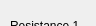
          <widget class="QWidget" name="page_7">
           <property name="geometry">
            <rect>
             <x>0</x>
             <y>0</y>
             <width>96</width>
             <height>26</height>
            </rect>
           </property>
           <attribute name="label">
            <string>Constant resistance dynamic mode</string>
           </attribute>
           <widget class="QDoubleSpinBox" name="val_dcr_duty">
            <property name="geometry">
             <rect>
              <x>130</x>
              <y>130</y>
              <width>121</width>
              <height>32</height>
             </rect>
            </property>
            <property name="suffix">
             <string> %</string>
            </property>
            <property name="decimals">
             <number>4</number>
            </property>
            <property name="minimum">
             <double>0.010000000000000</double>
            </property>
            <property name="maximum">
             <double>100.000000000000000</double>
            </property>
           </widget>
           <widget class="QPushButton" name="btn_dcr_validate">
            <property name="geometry">
             <rect>
              <x>150</x>
              <y>180</y>
              <width>103</width>
              <height>33</height>
             </rect>
            </property>
            <property name="text">
             <string>Validate</string>
            </property>
           </widget>
           <widget class="QLabel" name="label_51">
            <property name="geometry">
             <rect>
              <x>10</x>
              <y>130</y>
              <width>91</width>
              <height>31</height>
             </rect>
            </property>
            <property name="text">
             <string>Duty Cycle</string>
            </property>
           </widget>
           <widget class="QLabel" name="label_52">
            <property name="geometry">
             <rect>
              <x>10</x>
              <y>90</y>
              <width>91</width>
              <height>31</height>
             </rect>
            </property>
            <property name="text">
             <string>Frequency</string>
            </property>
           </widget>
           <widget class="QDoubleSpinBox" name="val_dcr_frequency">
            <property name="geometry">
             <rect>
              <x>130</x>
              <y>90</y>
              <width>121</width>
              <height>32</height>
             </rect>
            </property>
            <property name="suffix">
             <string> Hz</string>
            </property>
            <property name="decimals">
             <number>4</number>
            </property>
            <property name="minimum">
             <double>0.001000000000000</double>
            </property>
            <property name="maximum">
             <double>15000.000000000000000</double>
            </property>
           </widget>
           <widget class="QPushButton" name="btn_dcr_set">
            <property name="geometry">
             <rect>
              <x>10</x>
              <y>180</y>
              <width>103</width>
              <height>33</height>
             </rect>
            </property>
            <property name="text">
             <string>Set</string>
            </property>
           </widget>
           <widget class="QDoubleSpinBox" name="val_dcr_resistance_1">
            <property name="geometry">
             <rect>
              <x>130</x>
              <y>10</y>
              <width>121</width>
              <height>32</height>
             </rect>
            </property>
            <property name="suffix">
             <string> Ω</string>
            </property>
            <property name="decimals">
             <number>4</number>
            </property>
            <property name="minimum">
             <double>0.050000000000000</double>
            </property>
            <property name="maximum">
             <double>7500.000000000000000</double>
            </property>
           </widget>
           <widget class="QLabel" name="label_53">
            <property name="geometry">
             <rect>
              <x>10</x>
              <y>10</y>
              <width>101</width>
              <height>31</height>
             </rect>
            </property>
            <property name="text">
             <string>Resistance 1</string>
            </property>
           </widget>
           <widget class="QLabel" name="label_54">
            <property name="geometry">
             <rect>
              <x>10</x>
              <y>50</y>
              <width>111</width>
              <height>31</height>
             </rect>
            </property>
            <property name="text">
             <string>Resistance 2</string>
            </property>
           </widget>
           <widget class="QDoubleSpinBox" name="val_dcr_resistance_2">
            <property name="geometry">
             <rect>
              <x>130</x>
              <y>50</y>
              <width>121</width>
              <height>32</height>
             </rect>
            </property>
            <property name="suffix">
             <string> Ω</string>
            </property>
            <property name="decimals">
             <number>4</number>
            </property>
            <property name="minimum">
             <double>0.050000000000000</double>
            </property>
            <property name="maximum">
             <double>7500.000000000000000</double>
            </property>
           </widget>
          </widget>
